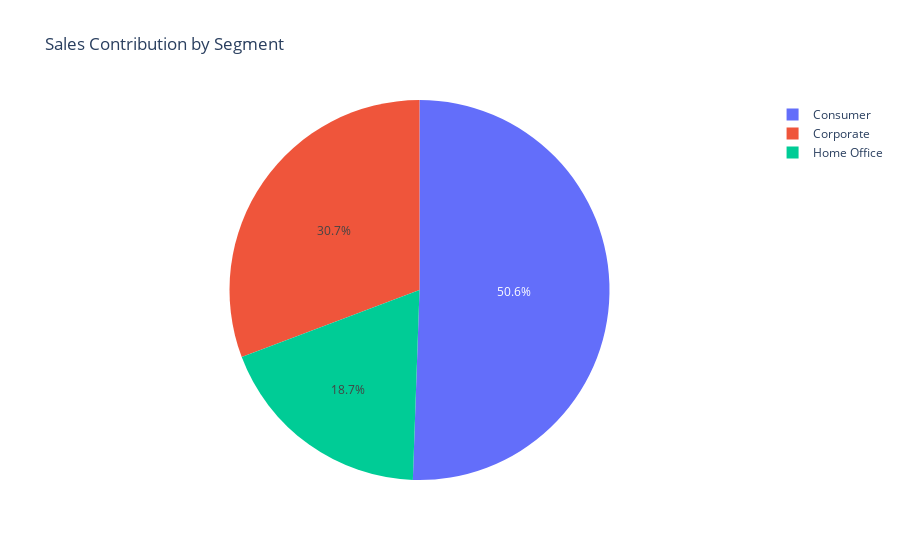

The code cell stored with this chart in its notebook:
### Code cell
# Pie chart of sales contribution by customer segment.
def salesContributionBySegment(df):
    try:
        segment_sales = df.groupby('Segment')['Sales'].sum().reset_index()
        fig = px.pie(segment_sales, names='Segment', values='Sales', title='Sales Contribution by Segment')
        fig.show()
        logging.info("Sales contribution by segment plotted successfully.")
    except Exception as e:
        logging.error(f"Error plotting sales contribution by segment: {e}")


salesContributionBySegment(dfo)

### Figure 1 — Plotly figure (JSON) as saved in the notebook; plotly's stock layout.template omitted (floating-point values rounded to 4 significant figures)
{"data": [{"domain": {"x": [0, 1], "y": [0, 1]}, "hovertemplate": "Segment=%{label}<br>Sales=%{value}<extra></extra>", "labels": ["Consumer", "Corporate", "Home Office"], "legendgroup": "", "name": "", "showlegend": true, "type": "pie", "values": [1161000.0, 706100.0, 429700.0]}], "layout": {"legend": {"tracegroupgap": 0}, "title": {"text": "Sales Contribution by Segment"}}}
